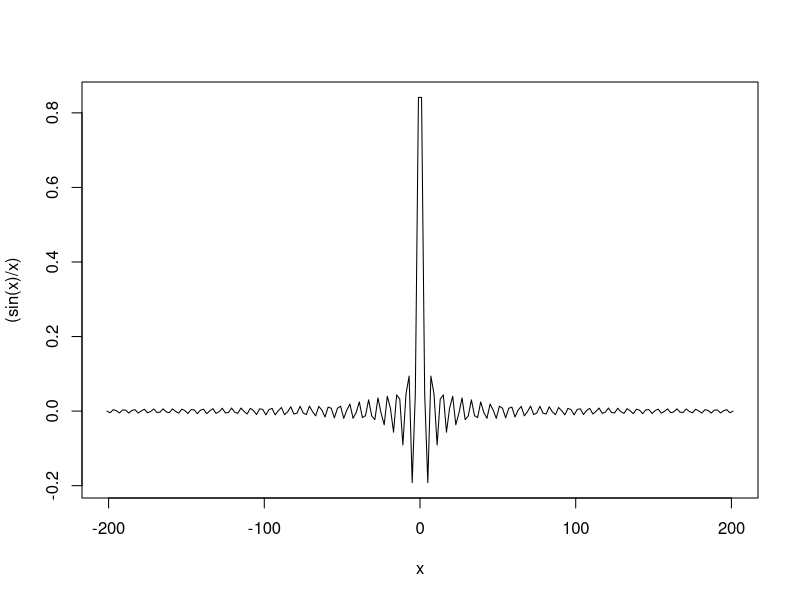

Generate this figure with R:
## ---- chunk 1
x <- seq(-201,201,2)
plot(x, (sin(x)/x), type='l')
